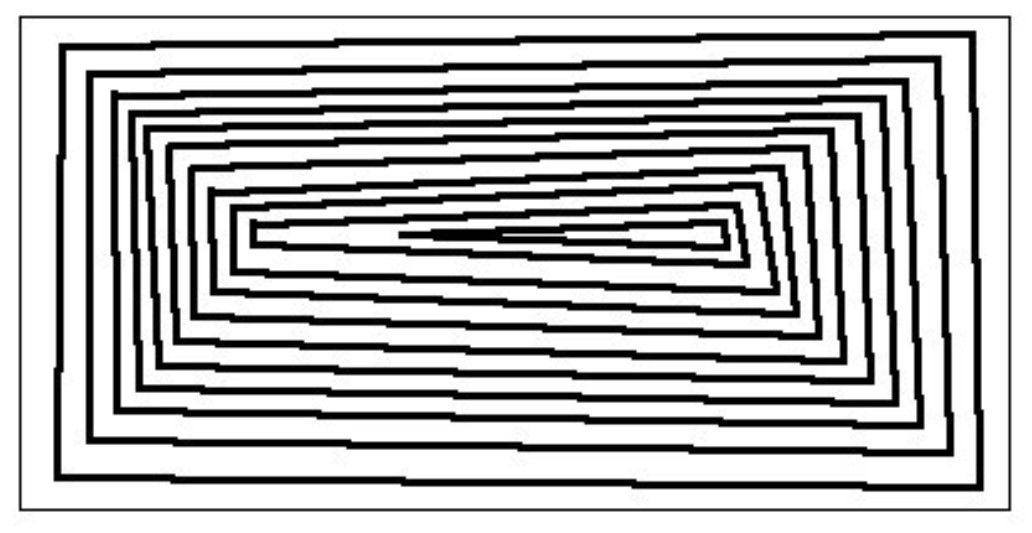
#> input picture test1.jpg, 1032 x 533 px
$ python imgpre.py test1.jpg out.png
#> lines starting #> are read from the running program, lines starting #| are printed output that depends on the picture; after the words box and inside, x2 and y2 are one past the last pixel; in counts of white or black regions, pixels touching at a corner belong together
import cv2
import numpy as np
import sys

try:
    MAP_IMAGE_PATH = sys.argv[1]
except IndexError:
    print("Error: please specify an image.")
    exit(0)

try:
    SAVE_PATH = sys.argv[2]
except IndexError:
    SAVE_PATH = ''

def img_resize(image):
    height, width = image.shape[0], image.shape[1]
    # 设置新的图片分辨率框架
    width_new = 450
    height_new = 368
    # 判断图片的长宽比率
    if width / height >= width_new / height_new:
        img_new = cv2.resize(image, (width_new, int(height * width_new / width)))
    else:
        img_new = cv2.resize(image, (int(width * height_new / height), height_new))
    return img_new

image = cv2.imread(MAP_IMAGE_PATH)
#> image is the input picture: shape (533, 1032, 3); min 0, max 255, mean 184.4
image = cv2.cvtColor(image, cv2.COLOR_BGR2GRAY); #转灰度图
#> image: shape (533, 1032)
#image = img_resize(image)
ret, image = cv2.threshold(image, 172, 255, cv2.THRESH_BINARY) # 二值化
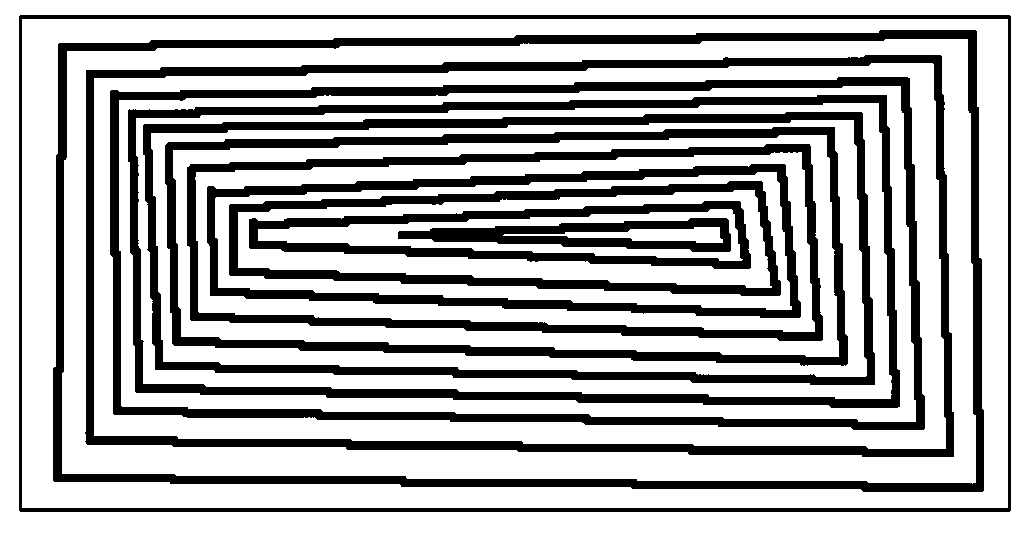
#> image: shape (533, 1032); 68.6% white; 12 black regions, largest, box (x1, y1, x2, y2) and area: (53, 30, 984, 492) 22743, (85, 55, 954, 457) 20696, (110, 77, 925, 430) 19074
# [6 lines of commented-out code are left out]

cv2.imshow('img', image)
if len(SAVE_PATH) != 0:
    cv2.imwrite(SAVE_PATH, image)
key = cv2.waitKey(0)
#> (key Esc is pressed here)
if key == 27:
    cv2.destroyAllWindows()
    exit()
#> (the program exits here)

$ run again, on 1.jpg
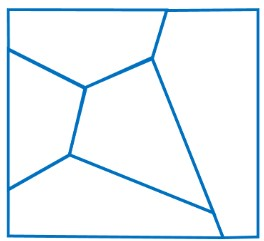
#> input picture 1.jpg, 264 x 241 px
#> image is the input picture: shape (241, 264, 3); mean B, G, R 248.5, 243.5, 234.8
#> `image = cv2.cvtColor(image, cv2.COLOR_BGR2GRAY);`:
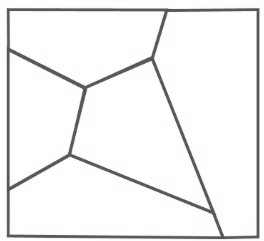
#> image: shape (241, 264); min 76, max 255, mean 241.5
#> `ret, image = cv2.threshold(image, 172, 255, cv2.THRESH_BINARY)`:
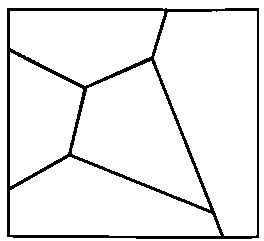
#> image: shape (241, 264); 92.4% white; 1 black region, box (x1, y1, x2, y2) and area: (7, 8, 259, 239) 4839
